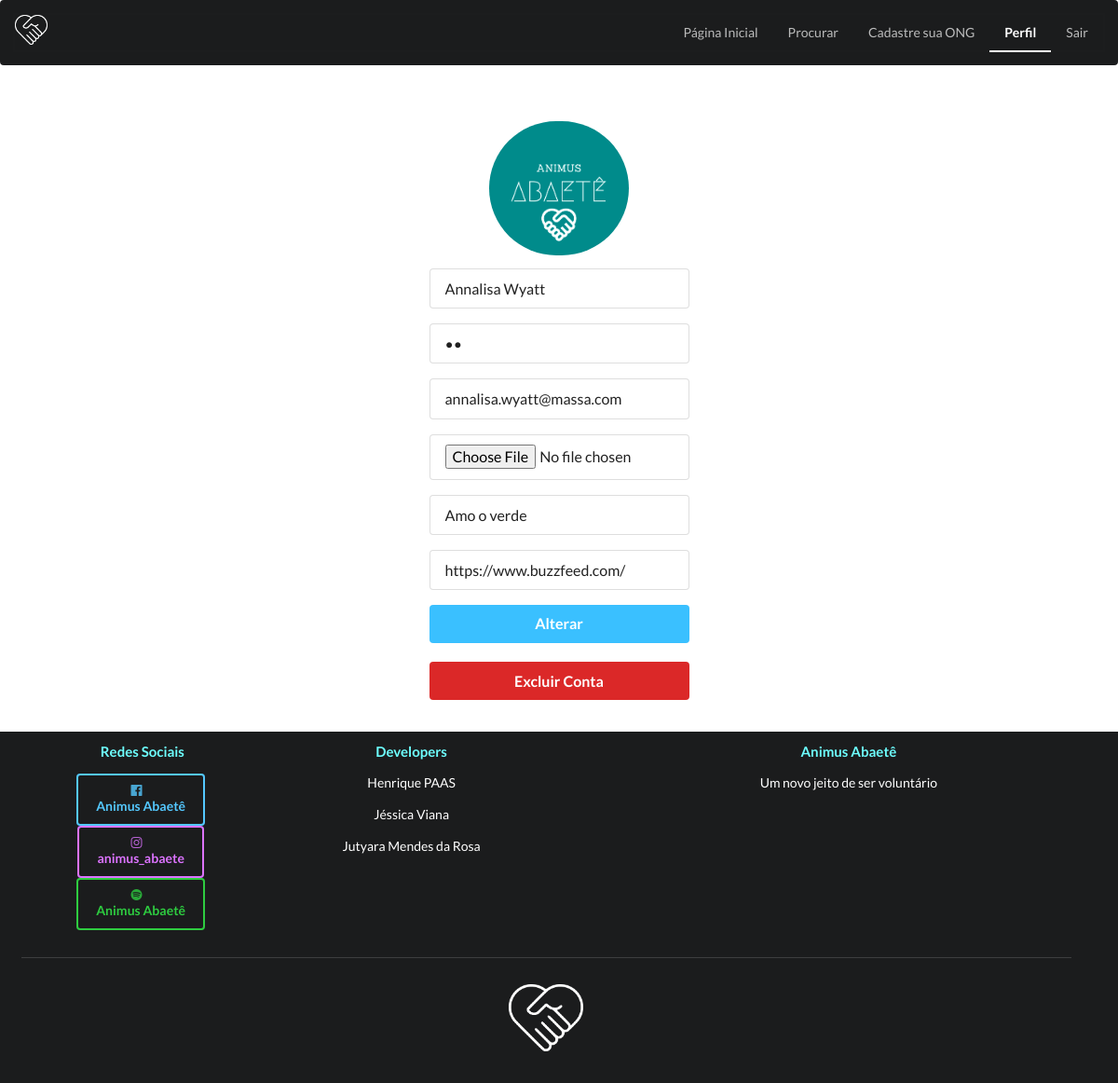
The app's page /app/view/Editar.php?user=2 (signed in), older data.
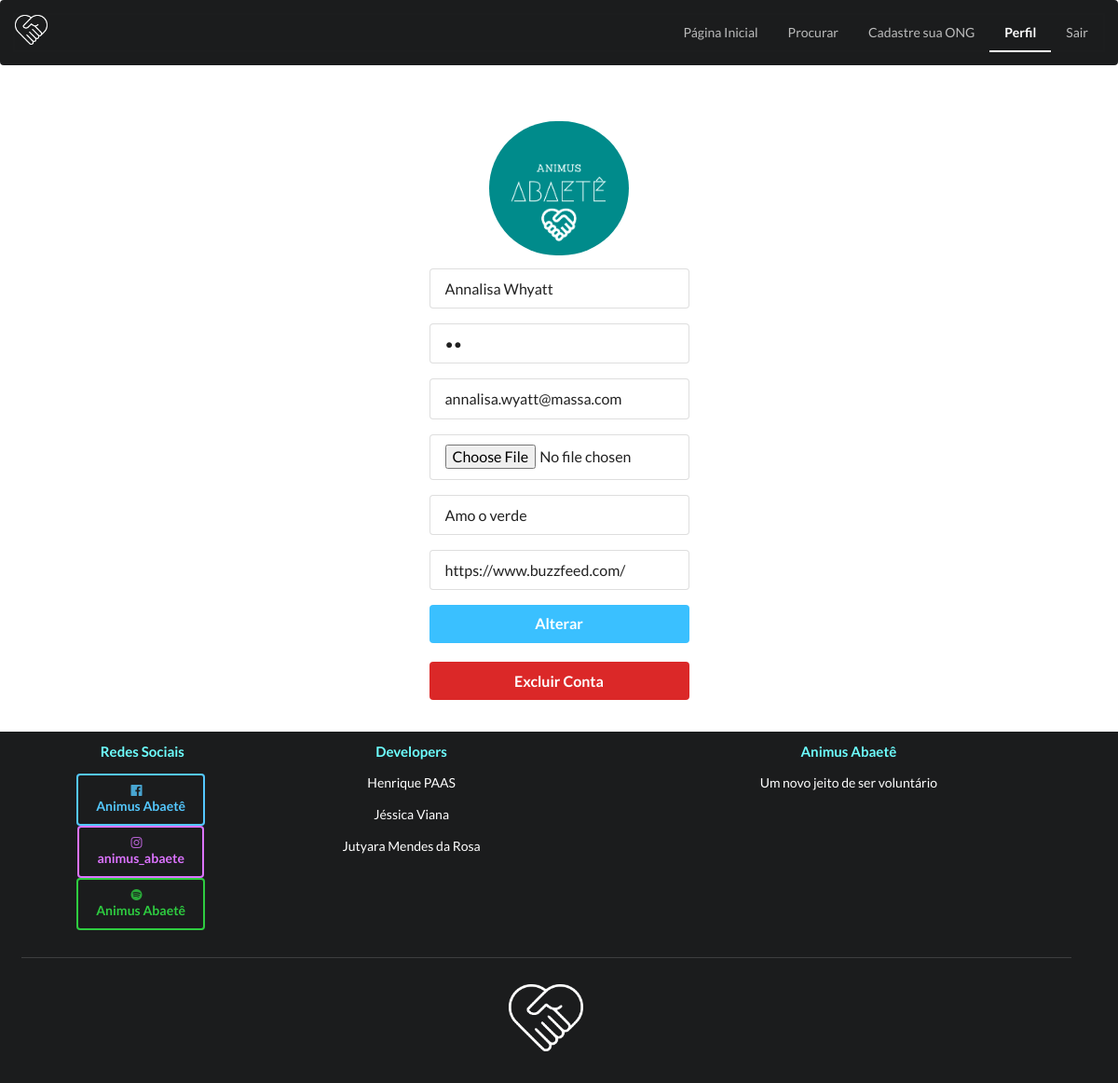
The same page, newer data.
### tables this page shows
CREATE TABLE `usuario` (
  `cod_user` int(6) NOT NULL,
  `senha` varchar(50) DEFAULT NULL,
  `email` varchar(50) DEFAULT NULL,
  `nome` varchar(60) DEFAULT NULL,
  `user` varchar(10) DEFAULT NULL,
  `idade` date DEFAULT NULL,
  `sexo` varchar(15) DEFAULT NULL,
  `bio` varchar(600) DEFAULT NULL,
  `imagem` varchar(100) DEFAULT 'icon.png',
  `site` varchar(45) DEFAULT NULL
);

### app/model/Conexao.php (called while the page is built, shortened)
<?php
class Conexao {
    public static function getConexao(){
        $conexao = new PDO("mysql:host=".self::HOST.";dbname=".self::NOMEBANCO, self::USUARIO, self::SENHA);
        return $conexao;
    }
}

### app/model/CrudVoluntario.php (called while the page is built, shortened)
<?php
require_once "Conexao.php";
require_once "Voluntario.php";
class CrudVoluntario{
    public $conexao;
    public function __construct(){
        $this->conexao = conexao::getConexao();
    }
    public function getVoluntario( $cod_user){
        $consulta = $this->conexao->query("SELECT * FROM usuario WHERE cod_user = $cod_user");
        $user = $consulta->fetch(PDO::FETCH_ASSOC);
        return new Voluntario($user['cod_user'], $user['senha'], $user['email'], $user['nome'], $user['user'],  $user['sexo'], $user['idade'],$user['bio'], $user['imagem'], $user['site'] );
    }
}

### app/model/Voluntario.php (called while the page is built, shortened)
<?php
class  Voluntario{
    public function __construct($cod_user = null, $senha, $email, $nome, $user, $sexo, $idade, $bio, $imagem, $site){
        $this->cod_user     = $cod_user;
        $this->senha        = $senha;
        $this->email        = $email;
        $this->nome         = $nome;
        $this->bio          = $bio;
        $this->site         = $site;
    }
}

### app/view/Editar.php (the view, shortened to what this page needs)
<?php
    require_once __DIR__ . "/../model/CrudVoluntario.php";
    require_once "cabecalho.php";
    $crud = new CrudVoluntario();
    $cod     = $_GET['user'];
    $usuario = $crud->getVoluntario($cod);
?>
    <div class="ui middle aligned center aligned grid">
    <div class="four wide column">
        <br>
        <h2 class="ui small circular image">
            <a href="pag_inicial_logado.php"><img src="../../imagens/logo.png" class="image"></a>
        </h2>
        <form class="ui large form" method="post" action="../controllers/controlador.php?acao=editar&&user=<?= $usuario->cod_user?>">
            <div class="field">
                <input type="text" name="nome" placeholder="Nome" value="<?= $usuario->nome ?>"  placeholder="<?= $usuario->nome ?>">
            </div>
            <div class="field">
                <input type="password" name="senha" placeholder="Senha" value="<?= $usuario->senha ?>"  placeholder="<?= $usuario->senha?>">
            </div>
            <div class="field">
                <input type="email" name="email" placeholder="E-mail" value="<?= $usuario->email ?>"  placeholder="<?= $usuario->email?>">
            </div>
            <div class="field">
                <input type="file" name="imagem" placeholder="Imagem" >
            </div>
            <div class="field">
                <input type="text" name="bio" placeholder="Biografia" value="<?= $usuario->bio ?>" placeholder="<?= $usuario->bio?>">
            </div>
            <div class="field">
                <input type="text" name="site" placeholder="Site" value="<?= $usuario->site ?>" placeholder="<?= $usuario->bio?>">
            </div>
            <button type="submit" class="ui fluid large blue submit button" >Alterar</button>
            <br>
        </form>
        <form class="ui large form" method="post" action="../controllers/controlador.php?acao=excluir&&user=<?= $usuario->cod_user?>">
            <button class="ui fluid large red submit button" >Excluir Conta</button>
            <br>
    </div>
    </div>
<?php require_once "rodape.php";?>

Row changes from the older to the newer data that the page shows:
changed usuario "annalisa.wyatt@massa.com": nome "Annalisa Wyatt" → "Annalisa Whyatt"
